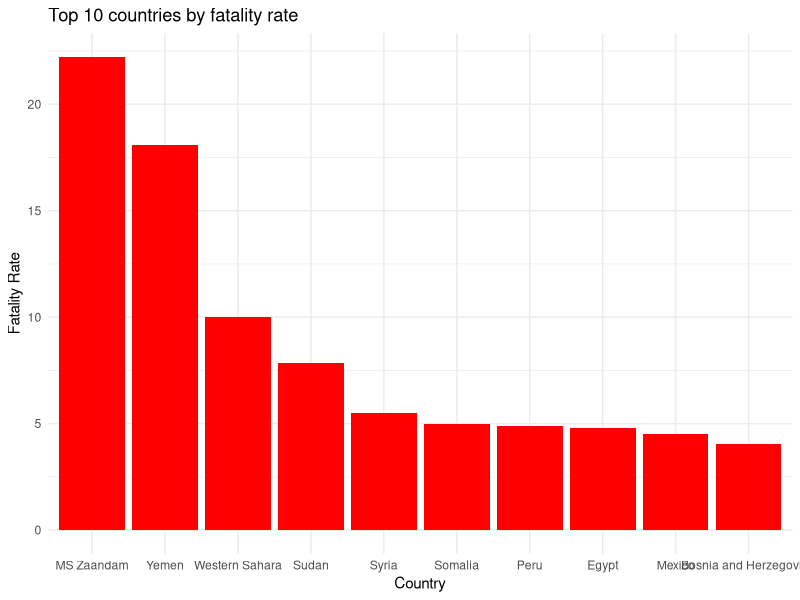
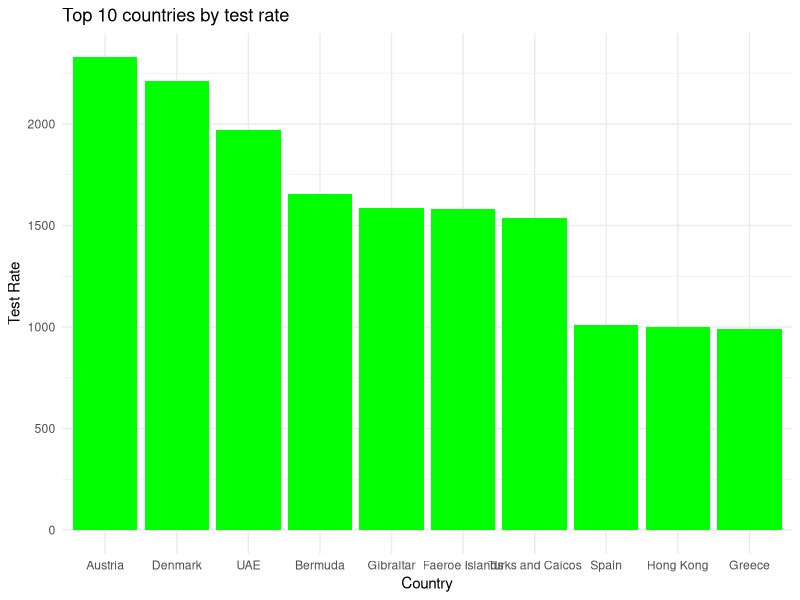
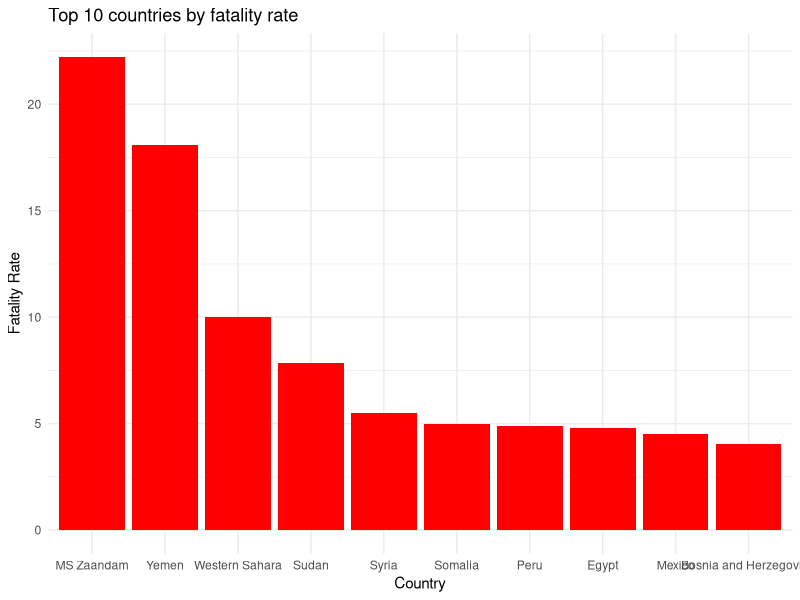
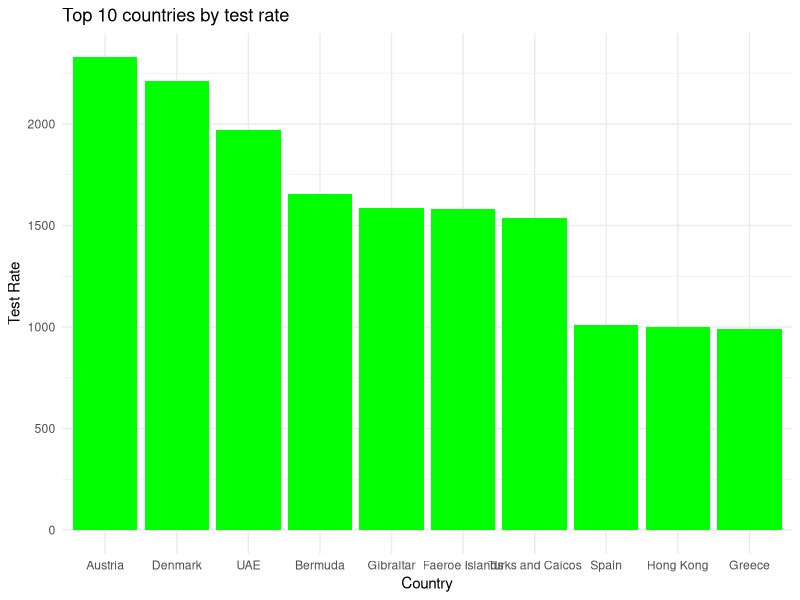

Recreate these plots in R, in order.
# loading libraries
library(tidyverse)
library(lubridate)

# loading the data set
data_clean <- read.csv("../data/processed/cleaned_data.csv")

# Convert Total.Cases to numeric if necessary
data_clean$Total.Cases <- as.numeric(gsub(",", "", data_clean$Total.Cases))

# Convert Total.Deaths to numeric if necessary
data_clean$Total.Deaths <- as.numeric(gsub(",", "", data_clean$Total.Deaths))

# calculate fatality rates
data_clean <- data_clean %>% 
  mutate(Case_Fatality_Rate = (Total.Deaths / Total.Cases) * 100)

# top 10 fatality rates
top10_fatality <- data_clean %>% 
  top_n(10, wt = Case_Fatality_Rate)

# plot
ggplot(top10_fatality, aes(x = reorder(Country, -Case_Fatality_Rate), y = Case_Fatality_Rate)) + 
  geom_bar(stat = "identity", fill = "red") + 
  theme_minimal() + 
  labs(title = "Top 10 countries by fatality rate", x = "Country", y = "Fatality Rate")

# save the plot
ggsave("../output/plots/top10_countries_by_fatality_rate.png")

# comparing test rate

# Convert Total.Cases to numeric if necessary
data_clean$Total.Test <- as.numeric(gsub(",", "", data_clean$Total.Test))

# Convert Total.Cases to numeric if necessary
data_clean$Population <- as.numeric(gsub(",", "", data_clean$Population))

data_clean <- data_clean %>% 
  mutate(Test_Rate = Total.Test / Population * 100)

top10_tests <- data_clean %>% 
  top_n(10, wt = Test_Rate)

# plot
ggplot(top10_tests, aes(x = reorder(Country, -Test_Rate), y = Test_Rate)) + 
  geom_bar(stat = "identity", fill = "green") +
  theme_minimal() +
  labs(title = "Top 10 countries by test rate", x = "Country", y = "Test Rate")

# save the plot
ggsave("../output/plots/top10_countries_by_test_rate.png")

